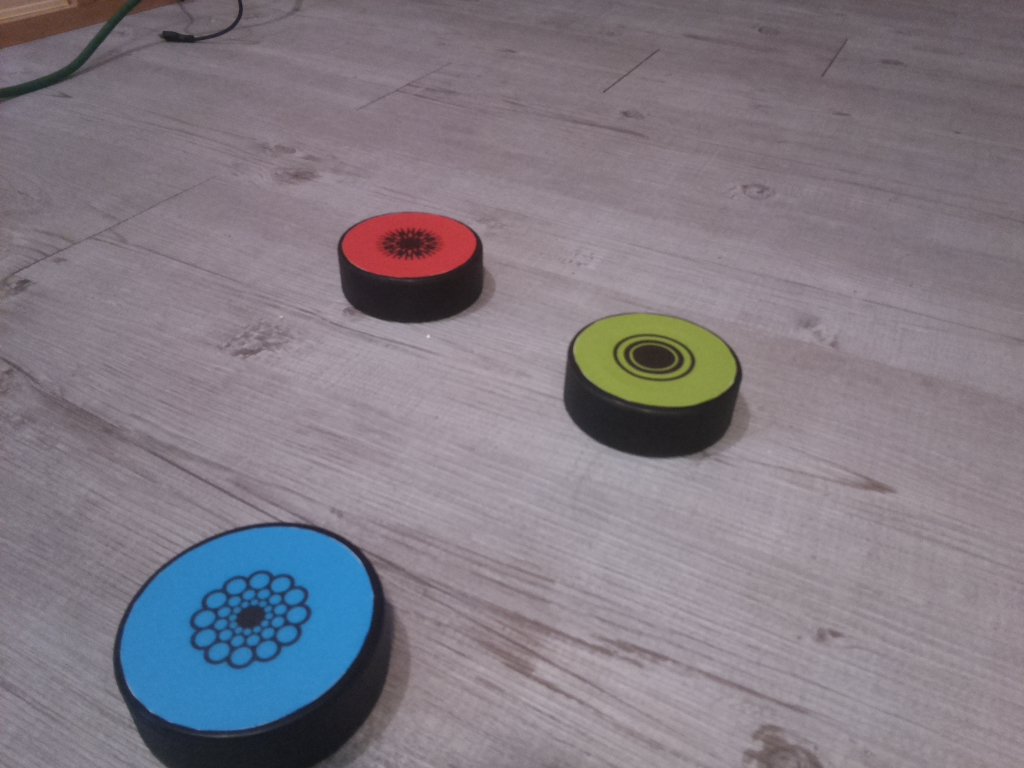
#> input picture imageRasp/atom/testCamFailed/image2.jpg, 1024 x 768 px
$ python detectionTest3.py
#> lines starting #> are read from the running program, lines starting #| are printed output that depends on the picture; after the words box and inside, x2 and y2 are one past the last pixel; in counts of white or black regions, pixels touching at a corner belong together
import cv2
import numpy as np
from matplotlib import pyplot as plt
import timeit

#
# Detect puck in image with my opencv saturation and remove black color and with blobDetection
#

# file = "../imageRasp/atom/terrainAtom/image1.jpg"
file = "../imageRasp/atom/testCamFailed/image2.jpg"
image = cv2.imread(file)
#> image is the input picture: shape (768, 1024, 3); mean B, G, R 131.8, 122.9, 129.9

imhHLS = cv2.cvtColor(image,cv2.COLOR_BGR2HLS)
#> imhHLS: shape (768, 1024, 3); mean of channels 0, 1, 2 150.1, 127.8, 22.4
saturation = imhHLS[:,:,2]
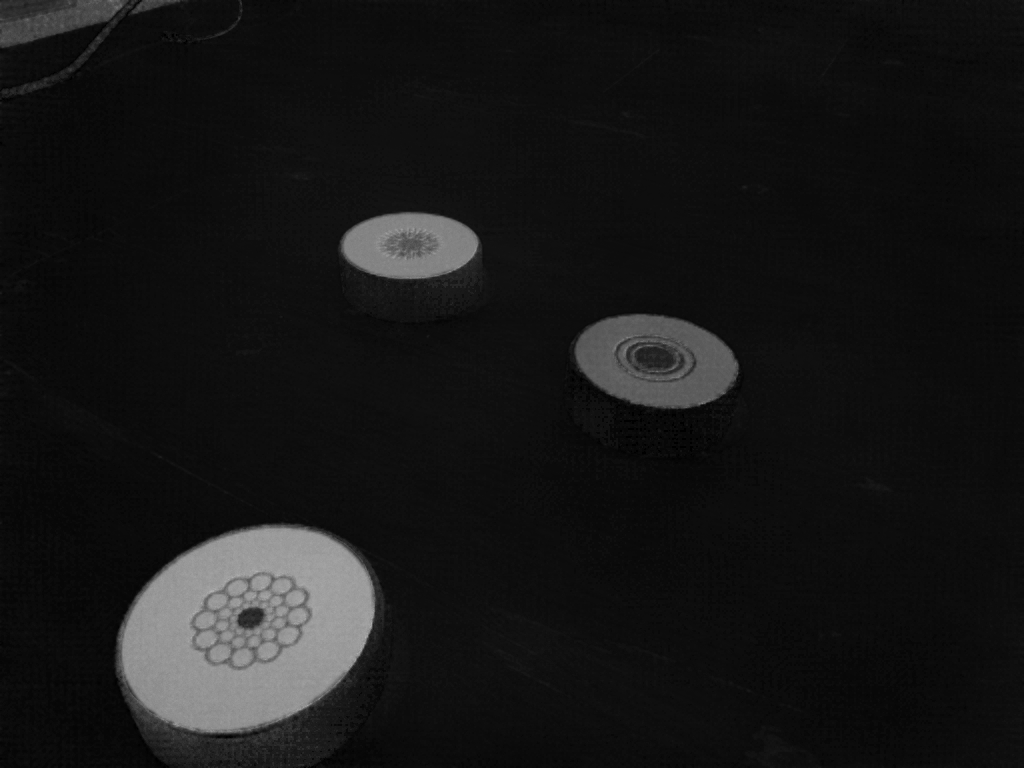
#> saturation: shape (768, 1024); min 0, max 179, mean 22.4
lum = imhHLS[:,:,1]>10
#> lum: shape (768, 1024) bool; every value is 1

# saturationMine = (1-np.min(image,axis=2)/np.mean(image,axis=2))*255
# saturationMine = saturationMine.astype('uint8')

SatLum = np.zeros(lum.shape, dtype="uint8")
SatLum[lum] = saturation[lum].ravel()

otsu = cv2.threshold(SatLum, 0, 255, cv2.THRESH_BINARY | cv2.THRESH_OTSU)
imVOtsu = otsu[1]
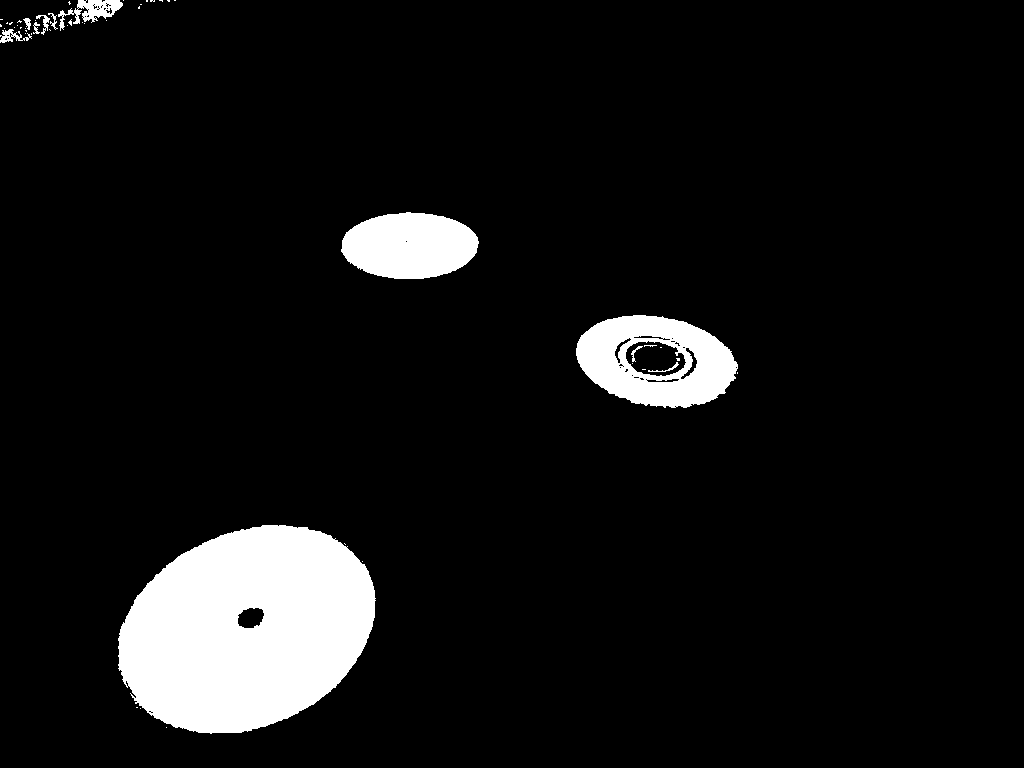
#> imVOtsu: shape (768, 1024); 7.4% white; 51 white regions (40 under 20 px), largest, box (x1, y1, x2, y2) and area: (118, 525, 376, 734) 40429, (576, 315, 738, 408) 9434, (341, 212, 479, 279) 7182

plt.figure()
plt.imshow(imhHLS[:,:,1], cmap='gray')
plt.title("Lum")

plt.figure()
plt.imshow(saturation, cmap='gray')
plt.title("saturation")

# plt.figure()
# plt.imshow(saturationMine, cmap='gray')
# plt.title("saturationMine")

plt.figure()
plt.imshow(SatLum, cmap='gray')
plt.title("Mine")

plt.figure()
plt.imshow(imVOtsu, cmap='gray')
plt.title("imVOtsu")


params = cv2.SimpleBlobDetector_Params()

params.filterByCircularity = True
params.filterByColor = False
params.filterByConvexity = True
params.filterByInertia = True
params.filterByArea = True

params.minThreshold = 0
params.maxThreshold = 2
params.thresholdStep = 1

params.minArea = 300
params.maxArea = 30000

params.minConvexity = 0.8
params.maxConvexity = 1

params.minInertiaRatio = 0.1
params.maxInertiaRatio = 0.9

params.minCircularity = 0.5
params.maxCircularity = 0.9

params.blobColor = 255

params.minDistBetweenBlobs = 0;
# params.minRepeatability = 1;

start = timeit.timeit()

#> (the run stopped early here; a loop or call above may not have finished)

$ run again, with imageRasp/atom/testCamFailed/image1.jpg copied over imageRasp/atom/testCamFailed/image2.jpg
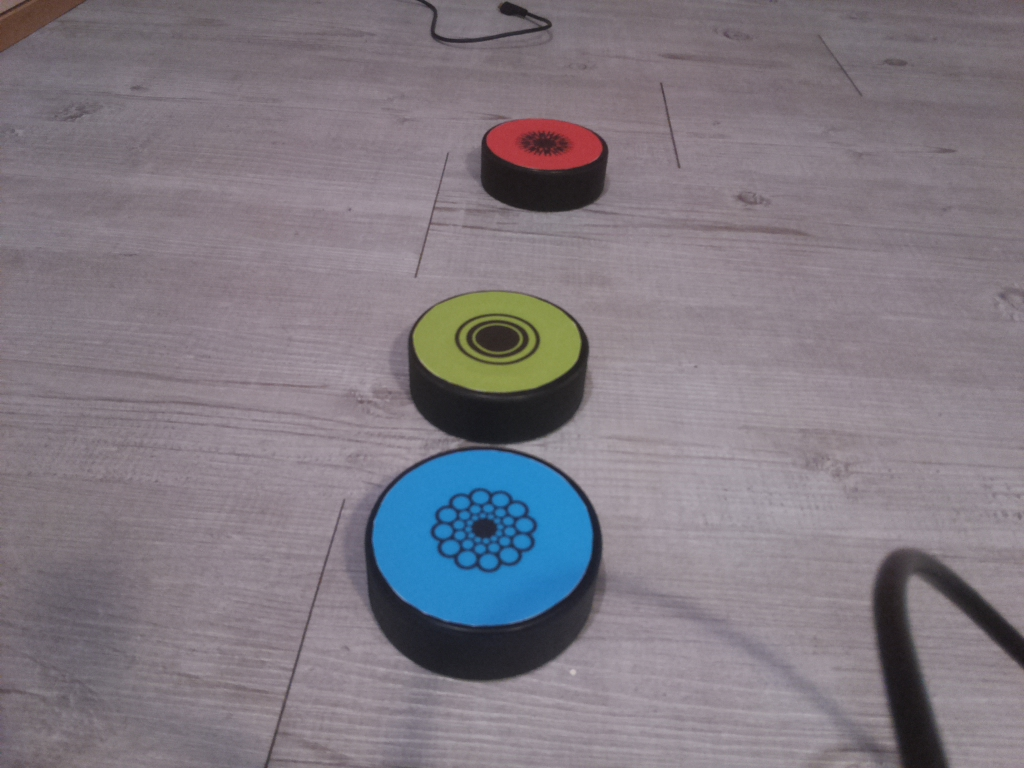
#> input picture imageRasp/atom/testCamFailed/image1.jpg, 1024 x 768 px
#> image is the input picture: shape (768, 1024, 3); mean B, G, R 129.7, 121.3, 128
#> imhHLS: shape (768, 1024, 3); mean of channels 0, 1, 2 151.5, 125.8, 20.1
#> `saturation = imhHLS[:,:,2]`:
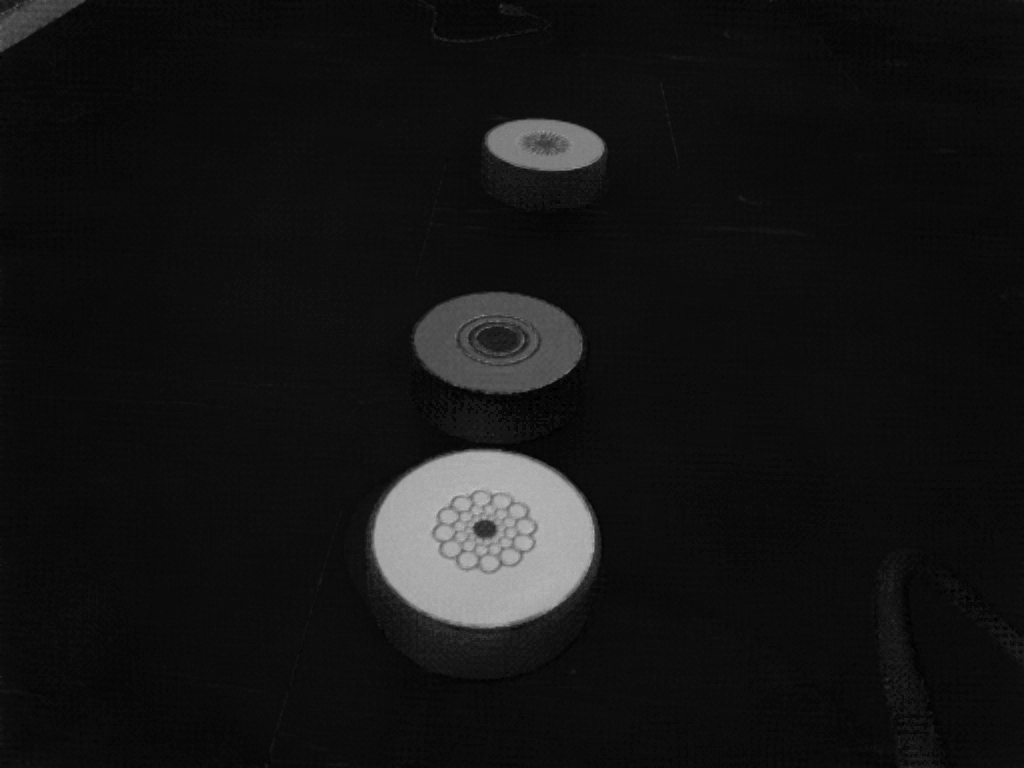
#> saturation: shape (768, 1024); min 0, max 204, mean 20.1
#> lum: shape (768, 1024) bool; every value is 1
#> `imVOtsu = otsu[1]`:
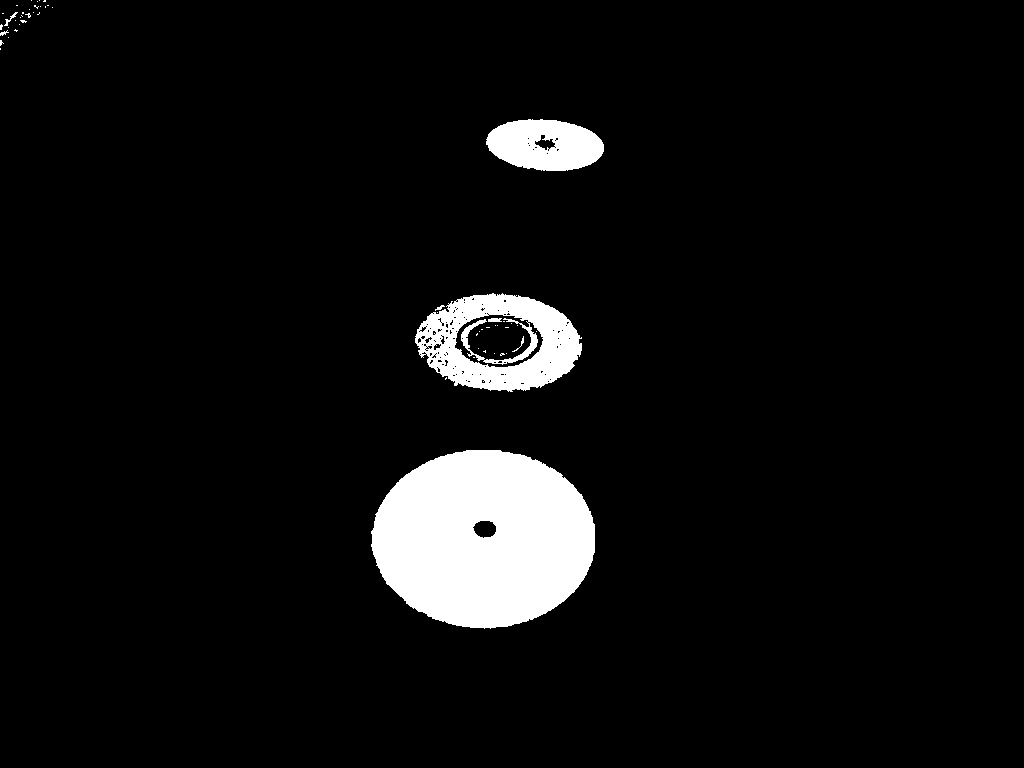
#> imVOtsu: shape (768, 1024); 5.7% white; 54 white regions (46 under 20 px), largest, box (x1, y1, x2, y2) and area: (371, 450, 595, 629) 30996, (415, 293, 582, 392) 9237, (486, 119, 604, 171) 4600
